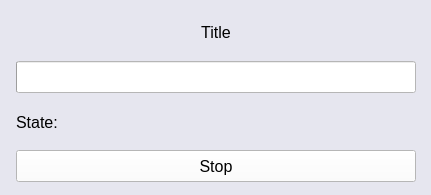
<?xml version="1.0" encoding="UTF-8"?>
<ui version="4.0">
 <class>ProcessBarFormWithComm</class>
 <widget class="QWidget" name="ProcessBarFormWithComm">
  <property name="geometry">
   <rect>
    <x>0</x>
    <y>0</y>
    <width>431</width>
    <height>195</height>
   </rect>
  </property>
  <property name="minimumSize">
   <size>
    <width>431</width>
    <height>140</height>
   </size>
  </property>
  <property name="maximumSize">
   <size>
    <width>16777215</width>
    <height>16777215</height>
   </size>
  </property>
  <property name="focusPolicy">
   <enum>Qt::ClickFocus</enum>
  </property>
  <property name="windowTitle">
   <string>Form</string>
  </property>
  <property name="styleSheet">
   <string notr="true">QWidget {
    color: black;
    background-color: rgb(230, 230, 239);
    font: 16px;

}

#pbn_stop,#progressBar{
	 color: black;
    background-color:white;
}

</string>
  </property>
  <layout class="QGridLayout" name="gridLayout">
   <property name="leftMargin">
    <number>16</number>
   </property>
   <property name="topMargin">
    <number>16</number>
   </property>
   <property name="rightMargin">
    <number>16</number>
   </property>
   <property name="bottomMargin">
    <number>16</number>
   </property>
   <property name="spacing">
    <number>16</number>
   </property>
   <item row="4" column="0">
    <widget class="QPushButton" name="pbn_stop">
     <property name="minimumSize">
      <size>
       <width>400</width>
       <height>32</height>
      </size>
     </property>
     <property name="maximumSize">
      <size>
       <width>16777215</width>
       <height>32</height>
      </size>
     </property>
     <property name="text">
      <string>Stop</string>
     </property>
    </widget>
   </item>
   <item row="2" column="0">
    <widget class="QProgressBar" name="progressBar">
     <property name="minimumSize">
      <size>
       <width>400</width>
       <height>32</height>
      </size>
     </property>
     <property name="maximumSize">
      <size>
       <width>16777215</width>
       <height>32</height>
      </size>
     </property>
     <property name="minimum">
      <number>0</number>
     </property>
     <property name="maximum">
      <number>59</number>
     </property>
     <property name="value">
      <number>0</number>
     </property>
     <property name="format">
      <string/>
     </property>
    </widget>
   </item>
   <item row="1" column="0">
    <widget class="QLabel" name="lbl_title">
     <property name="minimumSize">
      <size>
       <width>400</width>
       <height>32</height>
      </size>
     </property>
     <property name="maximumSize">
      <size>
       <width>16777215</width>
       <height>32</height>
      </size>
     </property>
     <property name="text">
      <string notr="true">Title</string>
     </property>
     <property name="alignment">
      <set>Qt::AlignCenter</set>
     </property>
    </widget>
   </item>
   <item row="3" column="0">
    <widget class="QLabel" name="label_tips">
     <property name="minimumSize">
      <size>
       <width>400</width>
       <height>32</height>
      </size>
     </property>
     <property name="maximumSize">
      <size>
       <width>16777215</width>
       <height>320000</height>
      </size>
     </property>
     <property name="text">
      <string>State: </string>
     </property>
     <property name="wordWrap">
      <bool>true</bool>
     </property>
    </widget>
   </item>
   <item row="0" column="0">
    <spacer name="verticalSpacer">
     <property name="orientation">
      <enum>Qt::Vertical</enum>
     </property>
     <property name="sizeHint" stdset="0">
      <size>
       <width>20</width>
       <height>40</height>
      </size>
     </property>
    </spacer>
   </item>
   <item row="5" column="0">
    <spacer name="verticalSpacer_2">
     <property name="orientation">
      <enum>Qt::Vertical</enum>
     </property>
     <property name="sizeHint" stdset="0">
      <size>
       <width>20</width>
       <height>40</height>
      </size>
     </property>
    </spacer>
   </item>
  </layout>
 </widget>
 <resources/>
 <connections/>
</ui>
